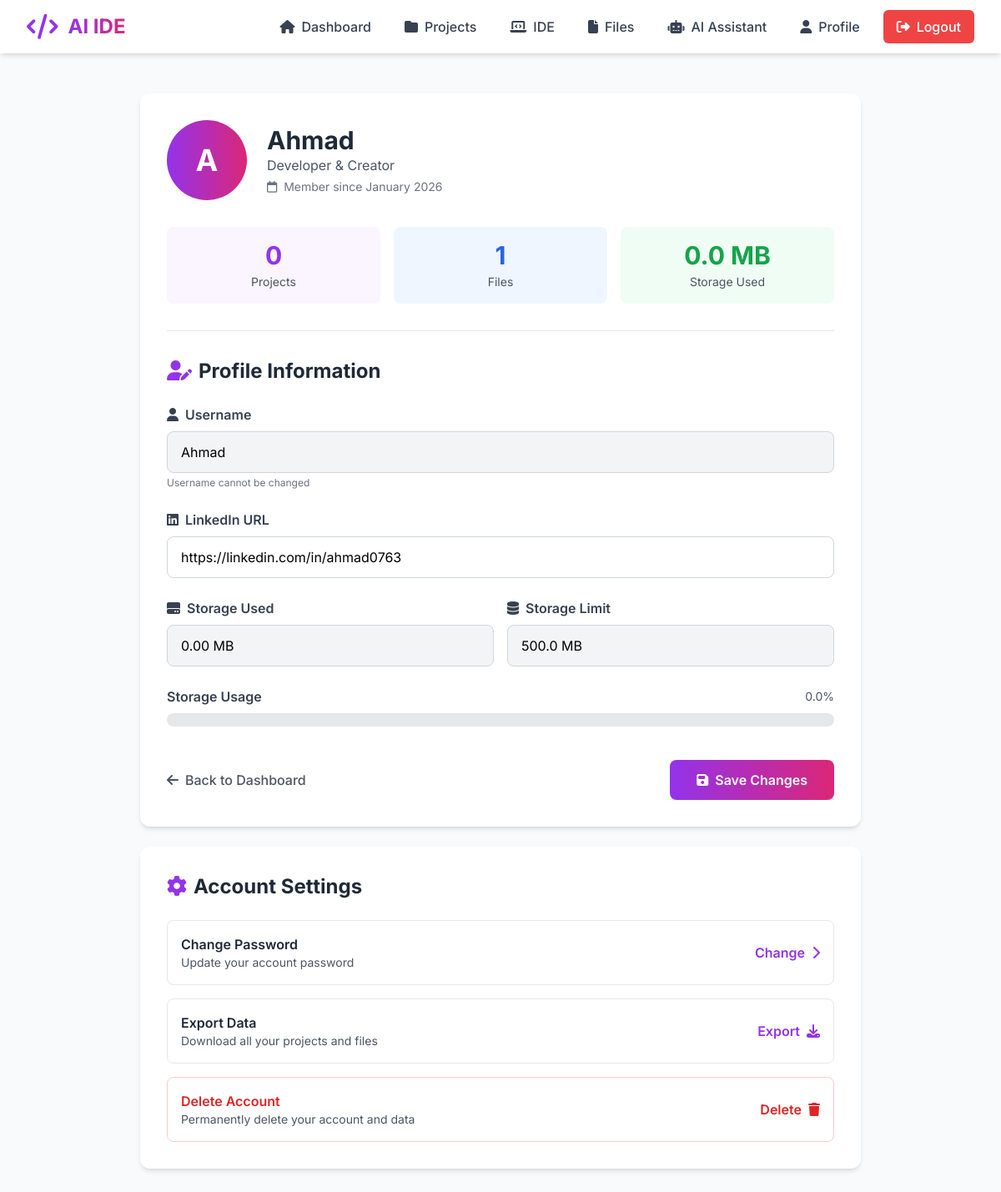
The app's page /profile (signed in) with its own data.
### app.py (models this page shows, shortened)
class User(db.Model):
    id = db.Column(db.Integer, primary_key=True)
    username = db.Column(db.String(80), unique=True, nullable=False)
    password = db.Column(db.String(255), nullable=False)
    linkedin_url = db.Column(db.String(200), nullable=True)
    storage_used = db.Column(db.Float, default=0.0)  # Current usage in MB
    max_storage_mb = db.Column(db.Float, default=500.0)  # 500 MB limit per user
    created_at = db.Column(db.DateTime, default=datetime.utcnow)
    projects = db.relationship('Project', backref='owner', lazy=True, cascade='all, delete-orphan')
    files = db.relationship('FileDetails', backref='user', lazy=True, cascade='all, delete-orphan')

### app.py (the view)
@app.route('/profile')
@login_required
def profile():
    user = get_current_user()
    return render_template('profile.html', user=user)

### app.py (called while the page is built)
def login_required(fn):
    @wraps(fn)
    def wrapper(*args, **kwargs):
        if "user_id" not in session:
            flash("Please log in to access this page.", "warning")
            return redirect(url_for("login"))
        return fn(*args, **kwargs)
    return wrapper

def get_current_user():
    if "user_id" in session:
        return User.query.get(session["user_id"])
    return None

### Templates/profile.html (shortened to what this page needs)
{% extends "base.html" %}
{% block content %}
<div class="min-h-screen bg-gray-50 py-12">
    <div class="max-w-4xl mx-auto px-4">
        <div class="bg-white rounded-xl shadow-md p-8 mb-6 animate-fade-in">
            <div class="flex items-center mb-8">
                <div class="bg-gradient-to-r from-purple-600 to-pink-600 rounded-full w-24 h-24 flex items-center justify-center text-white text-4xl font-bold mr-6">
                    {{ user.username[0].upper() }}
                </div>
                <div>
                    <h1 class="text-3xl font-bold text-gray-800">{{ user.username }}</h1>
                    <p class="text-gray-600">Developer & Creator</p>
                    <p class="text-sm text-gray-500 mt-1">
                        <i class="far fa-calendar mr-1"></i>
                        Member since {{ user.created_at.strftime('%B %Y') }}
                    </p>
                </div>
            </div>
            <div class="grid grid-cols-1 md:grid-cols-3 gap-4 mb-8 pb-8 border-b border-gray-200">
                <div class="text-center p-4 bg-purple-50 rounded-lg">
                    <p class="text-3xl font-bold text-purple-600">{{ user.projects|length if user.projects else 0 }}</p>
                    <p class="text-gray-600 text-sm mt-1">Projects</p>
                </div>
                <div class="text-center p-4 bg-blue-50 rounded-lg">
                    <p class="text-3xl font-bold text-blue-600">{{ user.files|length if user.files else 0 }}</p>
                    <p class="text-gray-600 text-sm mt-1">Files</p>
                </div>
                <div class="text-center p-4 bg-green-50 rounded-lg">
                    <p class="text-3xl font-bold text-green-600">{{ "%.1f"|format(user.storage_used) }} MB</p>
                    <p class="text-gray-600 text-sm mt-1">Storage Used</p>
                </div>
            </div>
            <h2 class="text-2xl font-bold text-gray-800 mb-6">
                <i class="fas fa-user-edit mr-2 text-purple-600"></i>Profile Information
            </h2>
            <form method="POST" action="/profile/update" class="space-y-6">
                <div>
                    <label class="block text-gray-700 font-semibold mb-2">
                        <i class="fas fa-user mr-2"></i>Username
                    </label>
                    <input type="text" value="{{ user.username }}" disabled
                        class="w-full px-4 py-3 bg-gray-100 border border-gray-300 rounded-lg cursor-not-allowed">
                    <p class="text-xs text-gray-500 mt-1">Username cannot be changed</p>
                </div>
                <div>
                    <label class="block text-gray-700 font-semibold mb-2">
                        <i class="fab fa-linkedin mr-2"></i>LinkedIn URL
                    </label>
                    <input type="url" name="linkedin_url"
                        value="{{ user.linkedin_url if user.linkedin_url else '' }}"
                        placeholder="https://linkedin.com/in/username"
                        class="w-full px-4 py-3 border border-gray-300 rounded-lg focus:ring-2 focus:ring-purple-600 focus:border-transparent transition">
                </div>
                <div class="grid grid-cols-2 gap-4">
                    <div>
                        <label class="block text-gray-700 font-semibold mb-2">
                            <i class="fas fa-hdd mr-2"></i>Storage Used
                        </label>
                        <input type="text" value="{{ '%.2f'|format(user.storage_used) }} MB" disabled
                            class="w-full px-4 py-3 bg-gray-100 border border-gray-300 rounded-lg">
                    </div>
                    <div>
                        <label class="block text-gray-700 font-semibold mb-2">
                            <i class="fas fa-database mr-2"></i>Storage Limit
                        </label>
                        <input type="text" value="{{ user.max_storage_mb }} MB" disabled
                            class="w-full px-4 py-3 bg-gray-100 border border-gray-300 rounded-lg">
                    </div>
                </div>
                <div>
                    <div class="flex items-center justify-between mb-2">
                        <label class="block text-gray-700 font-semibold">Storage Usage</label>
                        <span class="text-sm text-gray-600">
                            {{ "%.1f"|format((user.storage_used / user.max_storage_mb) * 100) }}%
                        </span>
                    </div>
                    <div class="w-full bg-gray-200 rounded-full h-4">
                    </div>
                </div>
                <div class="flex items-center justify-between pt-4">
                    <a href="/dashboard" class="text-gray-600 hover:text-gray-800 font-medium">
                        <i class="fas fa-arrow-left mr-2"></i>Back to Dashboard
                    </a>
                    <button type="submit"
                        class="bg-gradient-to-r from-purple-600 to-pink-600 text-white px-8 py-3 rounded-lg hover:shadow-lg transform hover:scale-105 transition font-semibold">
                        <i class="fas fa-save mr-2"></i>Save Changes
                    </button>
                </div>
            </form>
        </div>
        <div class="bg-white rounded-xl shadow-md p-8 animate-fade-in" style="animation-delay: 0.1s">
            <h2 class="text-2xl font-bold text-gray-800 mb-6">
                <i class="fas fa-cog mr-2 text-purple-600"></i>Account Settings
            </h2>
            <div class="space-y-4">
                <div class="flex items-center justify-between p-4 border border-gray-200 rounded-lg hover:bg-gray-50 transition">
                    <div>
                        <h3 class="font-semibold text-gray-800">Change Password</h3>
                        <p class="text-sm text-gray-600">Update your account password</p>
                    </div>
                    <button class="text-purple-600 hover:text-purple-700 font-semibold">
                        Change <i class="fas fa-chevron-right ml-1"></i>
                    </button>
                </div>
                <div class="flex items-center justify-between p-4 border border-gray-200 rounded-lg hover:bg-gray-50 transition">
                    <div>
                        <h3 class="font-semibold text-gray-800">Export Data</h3>
                        <p class="text-sm text-gray-600">Download all your projects and files</p>
                    </div>
                    <button class="text-purple-600 hover:text-purple-700 font-semibold">
                        Export <i class="fas fa-download ml-1"></i>
                    </button>
                </div>
                <div class="flex items-center justify-between p-4 border border-red-200 rounded-lg hover:bg-red-50 transition">
                    <div>
                        <h3 class="font-semibold text-red-600">Delete Account</h3>
                        <p class="text-sm text-gray-600">Permanently delete your account and data</p>
                    </div>
                    <button onclick="confirmDelete()" class="text-red-600 hover:text-red-700 font-semibold">
                        Delete <i class="fas fa-trash ml-1"></i>
                    </button>
                </div>
            </div>
        </div>
    </div>
</div>
{% endblock %}

### Templates/base.html (shortened to what this page needs)
<!DOCTYPE html>
<html lang="en">
<head>
    <script src="https://cdn.tailwindcss.com"></script>
    <link rel="stylesheet" href="https://cdnjs.cloudflare.com/ajax/libs/font-awesome/6.4.0/css/all.min.css">
</head>
<body class="bg-gray-50">
    <nav class="bg-white shadow-md fixed w-full top-0 z-50">
        <div class="max-w-7xl mx-auto px-4 sm:px-6 lg:px-8">
            <div class="flex justify-between h-16">
                <div class="flex items-center">
                    <i class="fas fa-code text-3xl text-purple-600 mr-3"></i>
                    <span class="text-2xl font-bold bg-gradient-to-r from-purple-600 to-pink-600 bg-clip-text text-transparent">
                    </span>
                </div>
                <div class="hidden md:flex items-center space-x-4">
                    <a href="/dashboard" class="text-gray-700 hover:text-purple-600 px-3 py-2 rounded-md font-medium transition">
                        <i class="fas fa-home mr-2"></i>Dashboard
                    </a>
                    <a href="/projects" class="text-gray-700 hover:text-purple-600 px-3 py-2 rounded-md font-medium transition">
                        <i class="fas fa-folder mr-2"></i>Projects
                    </a>
                    <a href="/ide" class="text-gray-700 hover:text-purple-600 px-3 py-2 rounded-md font-medium transition">
                        <i class="fas fa-laptop-code mr-2"></i>IDE
                    </a>
                    <a href="/files" class="text-gray-700 hover:text-purple-600 px-3 py-2 rounded-md font-medium transition">
                        <i class="fas fa-file mr-2"></i>Files
                    </a>
                    <a href="/ai-assistant" class="text-gray-700 hover:text-purple-600 px-3 py-2 rounded-md font-medium transition">
                        <i class="fas fa-robot mr-2"></i>AI Assistant
                    </a>
                    <a href="/profile" class="text-gray-700 hover:text-purple-600 px-3 py-2 rounded-md font-medium transition">
                        <i class="fas fa-user mr-2"></i>Profile
                    </a>
                    <a href="/logout" class="bg-red-500 text-white px-4 py-2 rounded-md hover:bg-red-600 font-medium transition">
                        <i class="fas fa-sign-out-alt mr-2"></i>Logout
                    </a>
                </div>
            </div>
        </div>
    </nav>
    <main class="pt-16">
        {% block content %}{% endblock %}
    </main>
</body>
</html>

### Templates/base.html (style rules this page uses)
* { font-family: 'Inter', sans-serif; }
.animate-fade-in { animation: fadeIn 0.5s ease-in; }

### records on screen
User: username "A", username "Ahmad", created_at "January 2026", storage_used "0.0", linkedin_url "https://linkedin.com/in/ahmad0763", storage_used "0.00 MB", max_storage_mb "500.0 MB", (user.storage_used/user.max_storage_mb)*100 "0.0"

### other values on screen
{{ user.projects|length if user.projects else 0 }} "0"
{{ user.files|length if user.files else 0 }} "1"
